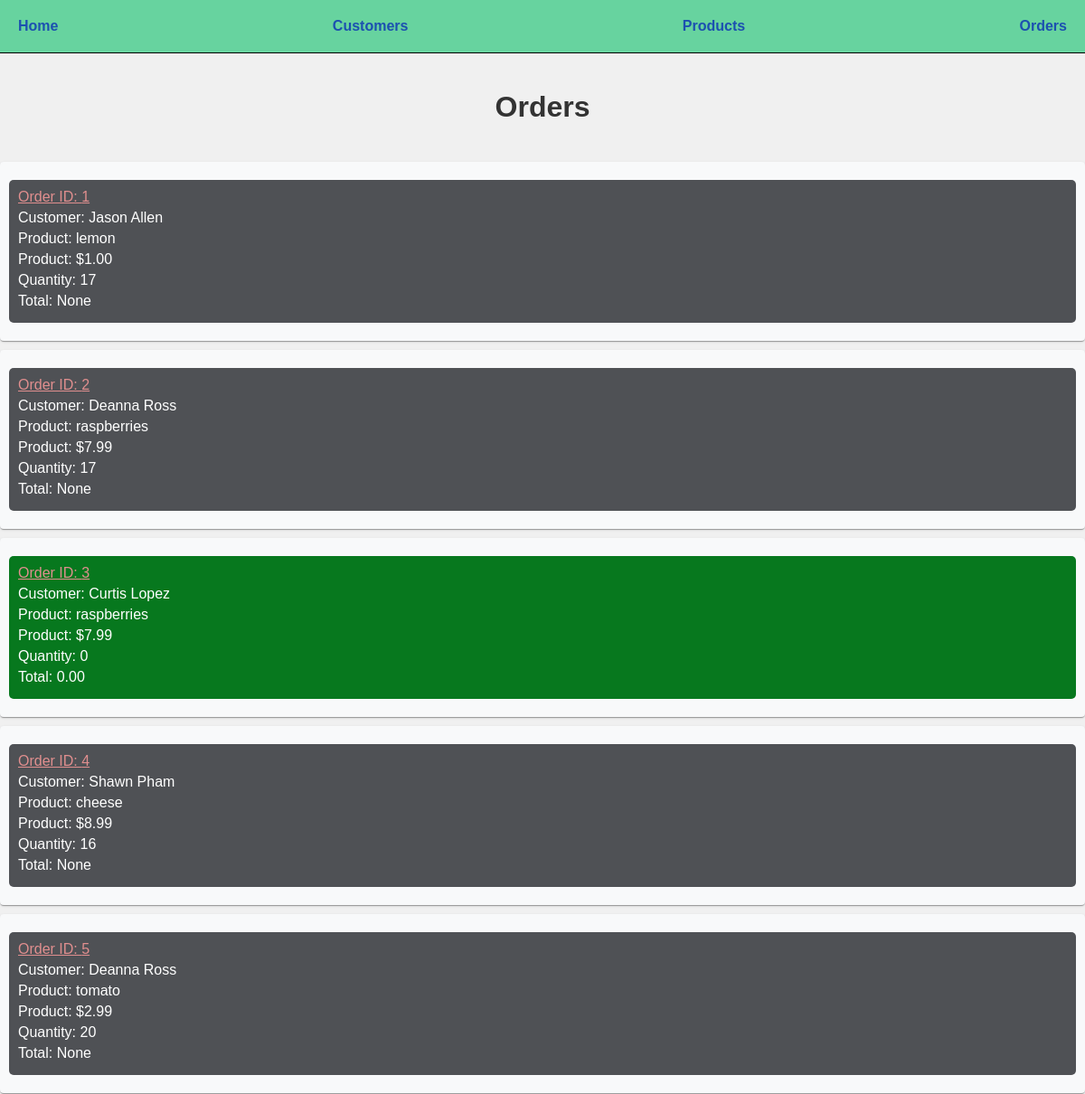
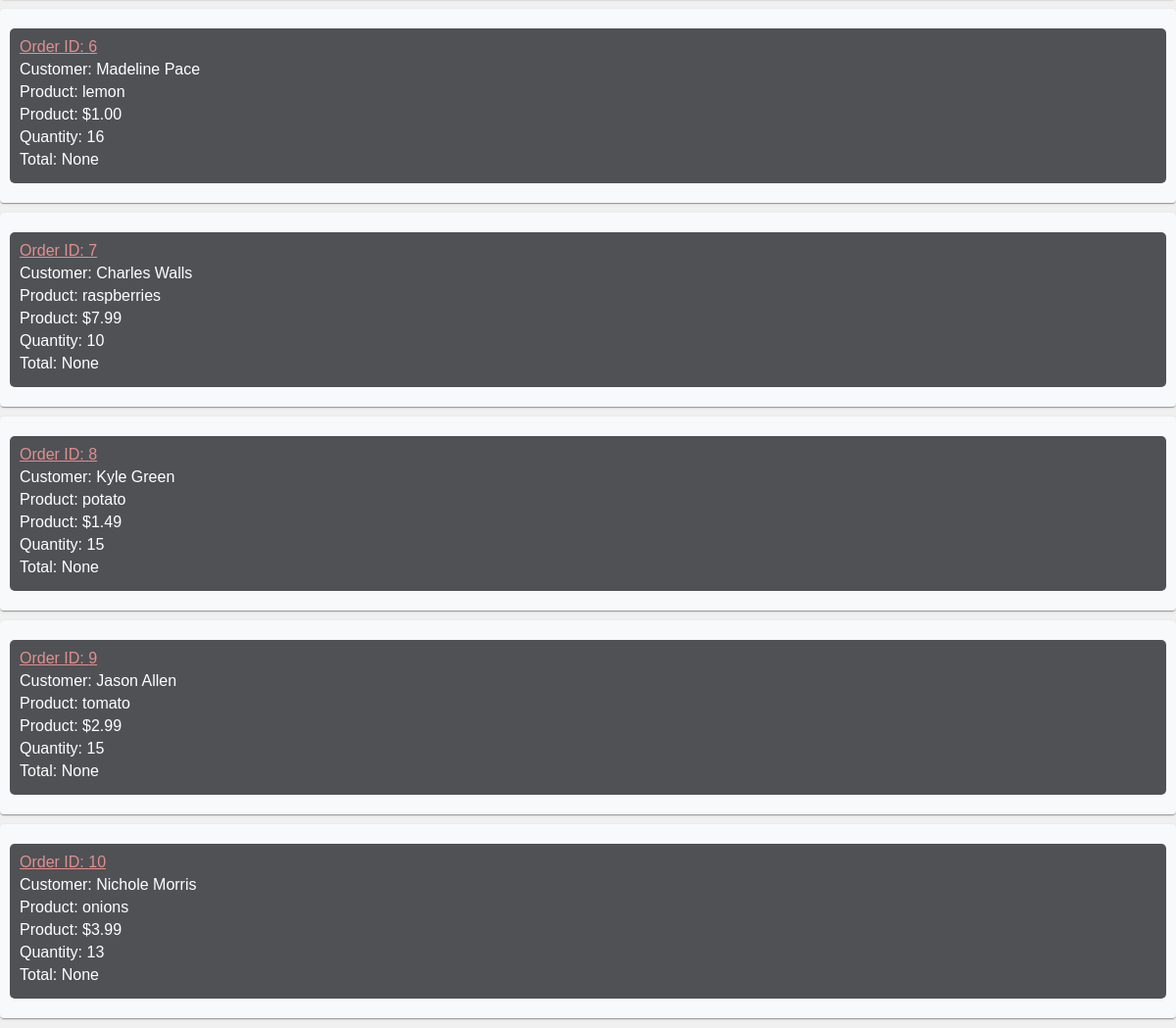
The page /orders on the database its author committed (2 pictures, top to bottom).
### models.py (models this page shows, shortened)
class Order(db.Model):
    id = mapped_column(Integer, nullable=False, primary_key=True)
    customer_id = mapped_column(Integer, ForeignKey(Customer.id), nullable=False)
    customer = relationship("Customer", back_populates="orders")#looks up related enttiy without having to do joins (adds customer_id to the Order table)
    total = mapped_column(Numeric(10,2), nullable=True) #nullable until order is processed by the store
    items = relationship("ProductOrder", back_populates="order", cascade='all, delete-orphan')
    created = mapped_column(DateTime, nullable=False, default=func.now())
    processed = mapped_column(DateTime, nullable=True, default=None)

class Customer(db.Model):
    id = mapped_column(Integer, primary_key=True)
    name = mapped_column(String(200), nullable=False, unique=True)
    phone = mapped_column(String(20), nullable=False )
    balance = mapped_column(Numeric(10,2), nullable=False, default=0)
    orders = relationship("Order") #only one back_populates is needed, the other is inferred

class Product(db.Model):
    id = mapped_column(Integer, primary_key=True)
    name = mapped_column(String(200), nullable=False, unique=True)
    price = mapped_column(Numeric(10,2), nullable=False)
    available = mapped_column(Integer, nullable=False, default=0) #number of products available
    orders = relationship("ProductOrder")

class ProductOrder(db.Model):
    id = mapped_column(Integer, nullable=False, primary_key=True)
    order_id = mapped_column(Integer, ForeignKey(Order.id), nullable=False)
    order = relationship("Order", back_populates="items")
    product_id = mapped_column(Integer, ForeignKey(Product.id), nullable=False)
    product = relationship("Product", back_populates="orders")
    quantity = mapped_column(Integer, nullable=False, default=0) #number of orders for this product

### app.py (the view)
@app.route("/orders")
def orders():
    statement = db.select(Order).order_by(Order.id)
    records = db.session.execute(statement)
    results = records.scalars()
    return render_template("orders.html", orders=results)

### templates/orders.html
{% extends "base.html" %}
{% block content %}
<h1>Orders</h1>
{% for order in orders %}
<div>
    {% set classname = "pending" %}
    {% if order.processed %}
        {% set classname = "processed" %}
    {% endif %}
    <p class = "{{ classname }}">
        <a class = "order" href= "{{ url_for('order_detail', order_id=order.id) }}"><span>Order ID: {{ order.id }}  </span></a>
        <span>Customer: {{ order.customer.name }}  </span>
        <span>Product: {{ order.items[0].product.name }} </span>
        <span>Product: ${{ order.items[0].product.price }} </span>
        <span>Quantity: {{ order.items[0].quantity }} </span>
        <span>Total: {{ order.total }}</span>
    </p>
</div>
    {% endfor %}
{% endblock %}

### static/css/styles.css (style rules this page uses)
body { font-family: Arial, sans-serif; margin: 0; padding: 0; background-color: #f0f0f0; }
h1 { color: #333; text-align: center; padding: 20px 0; }
p { color: #666; padding: 10px; margin: 10px 0; background-color: #fff; border-radius: 5px; }
div { background-color: #f8f9fa; padding: 10px; border-radius: 4px; margin-bottom: 10px; box-shadow: 0 2px 1px -1px rgba(0, 0, 0, .2), 0 1px 1px 0 rgba(0, 0, 0, .14), 0 1px 3px 0 rgba(0, 0, 0, .12); }
p { margin-bottom: 10px; }
p span { display: block; margin-bottom: 5px; }
.processed { background-color: #07781e; color: #ffffff; }
.order { color: #e18f8f; }
.pending { background-color: #4f5155; color: #ffffff; }

### rows shown on the page
Order: id "1", customer.name "Jason Allen", name "lemon", price "1.00", quantity "17", total "None"
Order: id "2", customer.name "Deanna Ross", name "raspberries", price "7.99", quantity "17", total "None"
Order: id "3", customer.name "Curtis Lopez", name "raspberries", price "7.99", quantity "0", total "0.00"
Order: id "4", customer.name "Shawn Pham", name "cheese", price "8.99", quantity "16", total "None"
Order: id "5", customer.name "Deanna Ross", name "tomato", price "2.99", quantity "20", total "None"
Order: id "6", customer.name "Madeline Pace", name "lemon", price "1.00", quantity "16", total "None"
Order: id "7", customer.name "Charles Walls", name "raspberries", price "7.99", quantity "10", total "None"
Order: id "8", customer.name "Kyle Green", name "potato", price "1.49", quantity "15", total "None"
Order: id "9", customer.name "Jason Allen", name "tomato", price "2.99", quantity "15", total "None"
Order: id "10", customer.name "Nichole Morris", name "onions", price "3.99", quantity "13", total "None"
